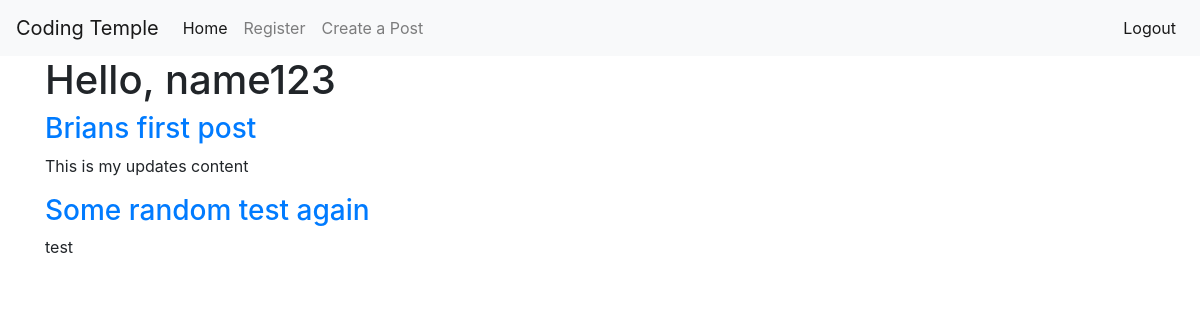
Page / (signed in) on the committed database.
### app/models.py (models this page shows, shortened)
class User(db.Model, UserMixin):
    id = db.Column(db.Integer, primary_key=True)
    username = db.Column(db.String(100), nullable=False, unique=True)
    email = db.Column(db.String(100), nullable=False, unique=True)
    password = db.Column(db.String(256), nullable=False)
    post = db.relationship('Post', backref='author', lazy=True)

class Post(db.Model):
    id = db.Column(db.Integer, primary_key=True)
    title = db.Column(db.String(200))
    content = db.Column(db.String(300))
    date_created = db.Column(db.DateTime, nullable=False, default=datetime.utcnow)
    user_id = db.Column(db.Integer, db.ForeignKey('user.id'), nullable=False)

### app/routes.py (the view)
@app.route('/')
def index():
    context = {
        "posts": Post.query.all()
        }
    return render_template('index.html', **context)

### app/models.py (called while the page is built)
@login.user_loader
def load_user(user_id):
    return User.query.get(int(user_id))

### app/templates/index.html
{% extends 'base.html' %}
{% block content %}
{% if current_user.is_authenticated%}
<h1>Hello, {{ current_user.username }}</h1>
{% for post in posts%}
    <h3><a href="{{ url_for('post_detail', post_id=post.id)}}">{{ post.title }}</a></h3>
    <p>{{ post.content }}</p>
{% endfor %}
{% else %}
<h1>Hello, please register for my cool website</h1>
{%endif%}
{% endblock content %}

### rows in the picture
User: username "name123"
Post: title "Brians first post", content "This is my updates content"
Post: title "Some random test again", content "test"
